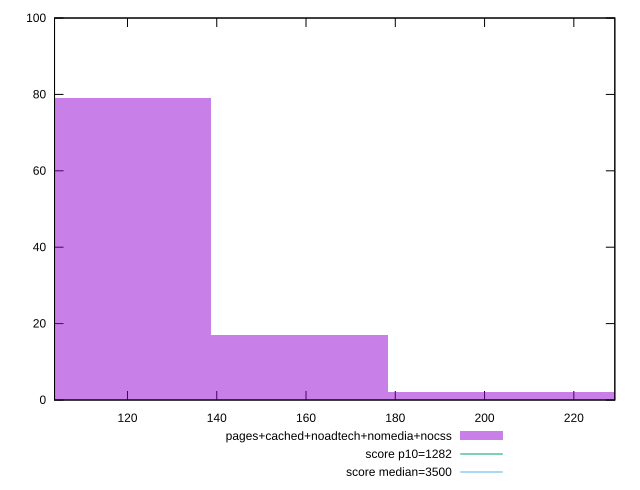

Reproduce this figure in gnuplot.
reset

$pagesCachedNoadtechNomediaNocss <<EOF
118.91063837748916 79
158.54751783665222 17
198.18439729581527 2
237.82127675497833 2
EOF

set key outside below
set boxwidth 39.636879459163055
set xrange [103.65599999999998:229.18399999999997]
set yrange [0:100]
set trange [0:100]
set style fill transparent solid 0.5 noborder

set parametric
set terminal svg size 640, 490 enhanced background rgb 'white'
set output "report_00025_2021-02-22T21:38:55.199Z/bootup-time/comparison/histogram/4_vs_5.svg"

plot $pagesCachedNoadtechNomediaNocss title "pages+cached+noadtech+nomedia+nocss" with boxes, \
     1282,t title "score p10=1282", \
     3500,t title "score median=3500"

reset
